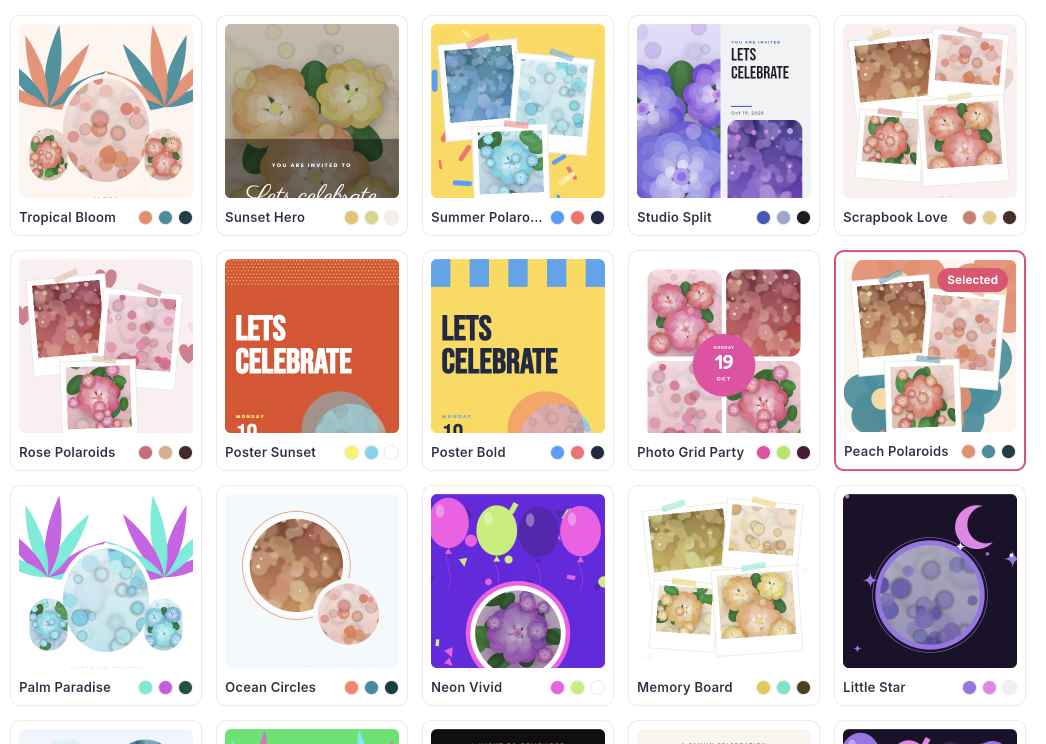
#> input picture tools/source/templates.png, 2092 x 1488 px (shown at 1/2 size)
$ python make_images.py ../assets/img/templates/adventure-journal.jpg
#> lines starting #> are read from the running program, lines starting #| are printed output that depends on the picture
#!/usr/bin/env python3
"""Generates every marketing image (feature scenes, OG images, blog covers, template thumbnails).
Inputs: assets/img/templates/*.png and tools/source/phones/*.png (rendered with tool/site_render.dart in the Flutter repo)
        tools/source/{templates,edit-inv,create-inv,dashboard}.png (real app screenshots)
Run from the site root:  python3 tools/make_images.py
Needs: Pillow and Google Chrome (headless). Scenes are HTML files in _scenes/ rendered to JPG.
"""
import os, re, subprocess, tempfile, shutil, json, sys, http.server, threading, socketserver
from concurrent.futures import ThreadPoolExecutor
from PIL import Image, ImageDraw

ROOT = os.path.dirname(os.path.dirname(os.path.abspath(__file__)))
IMG = os.path.join(ROOT, "assets/img")
SRC = os.path.join(ROOT, "tools/source")
CHROME = "/Applications/Google Chrome.app/Contents/MacOS/Google Chrome"
PORT = 8121
os.makedirs(f"{ROOT}/_scenes", exist_ok=True)
os.makedirs(f"{IMG}/og", exist_ok=True)
os.makedirs(f"{IMG}/blog", exist_ok=True)


def slug(n):
    return re.sub(r"[^a-z0-9]+", "-", n.lower()).strip("-")


# ---------------------------------------------------------------- 1. template thumbnails png -> jpg
def convert_thumbs():
    for f in os.listdir(f"{IMG}/templates"):
        if f.endswith(".png"):
            im = Image.open(f"{IMG}/templates/{f}").convert("RGB")
            im.save(f"{IMG}/templates/{f[:-4]}.jpg", quality=86, optimize=True)
            os.remove(f"{IMG}/templates/{f}")


# ---------------------------------------------------------------- 2. real screenshots -> slots
def cover(im, w, h, anchor=(0.0, 0.0)):
#> called with w = 900, h = 700, anchor = (0.5, 0)
    r = max(w / im.width, h / im.height)
#> r = 0.583
    im = im.resize((int(im.width * r + .5), int(im.height * r + .5)), Image.LANCZOS)
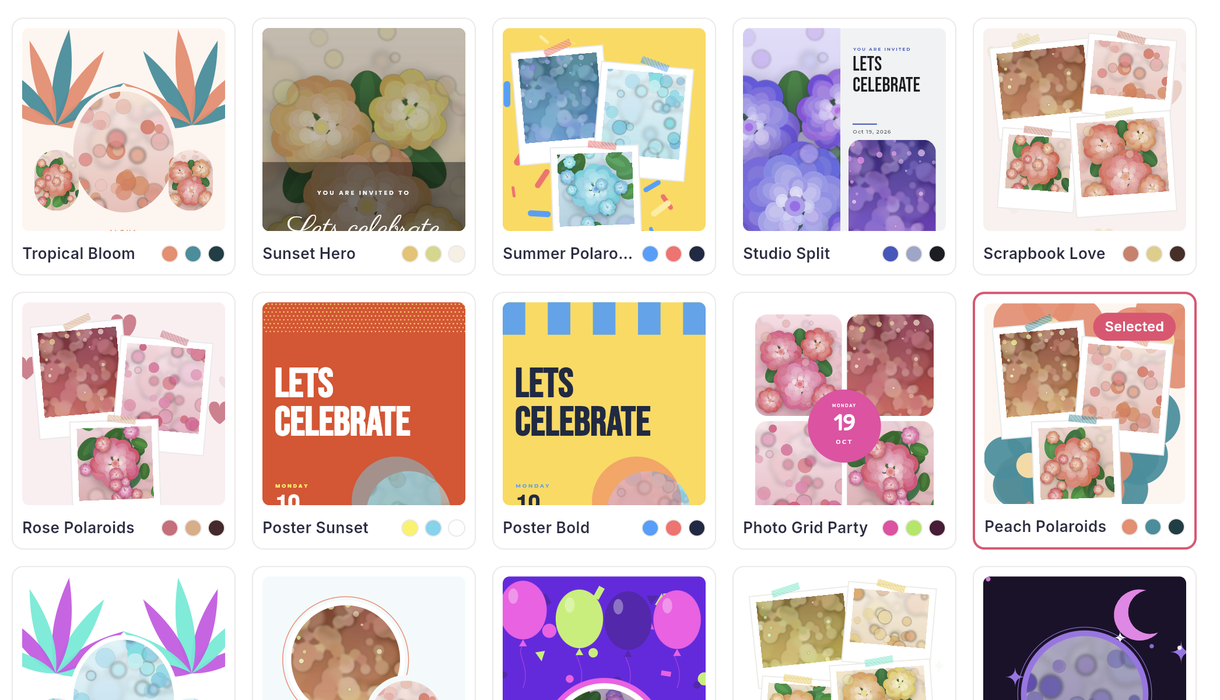
#> im: PIL image 1220x700 RGB; mean R, G, B 216.5, 200.2, 198
    x = int((im.width - w) * anchor[0]); y = int((im.height - h) * anchor[1])
#> after `x = int((im.width - w) * anchor[0])`: x = 160
#> after `y = int((im.height - h) * anchor[1])`: y = 0
    return im.crop((x, y, x + w, y + h))
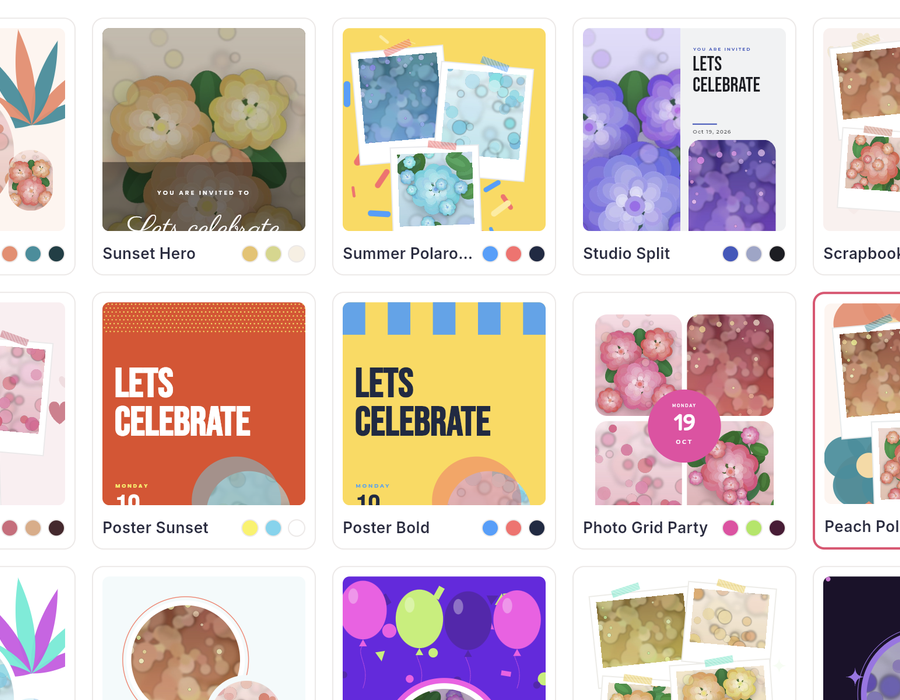
#> returned value: PIL image 900x700 RGB; mean R, G, B 214.7, 197.4, 194.1


def shots():
    t = Image.open(f"{SRC}/templates.png").convert("RGB")
    cover(t.crop((0, 0, 2092, 1200)), 900, 700, (0.5, 0)).save(f"{IMG}/how-step-2.jpg", quality=88)
    e = Image.open(f"{SRC}/edit-inv.png").convert("RGB")
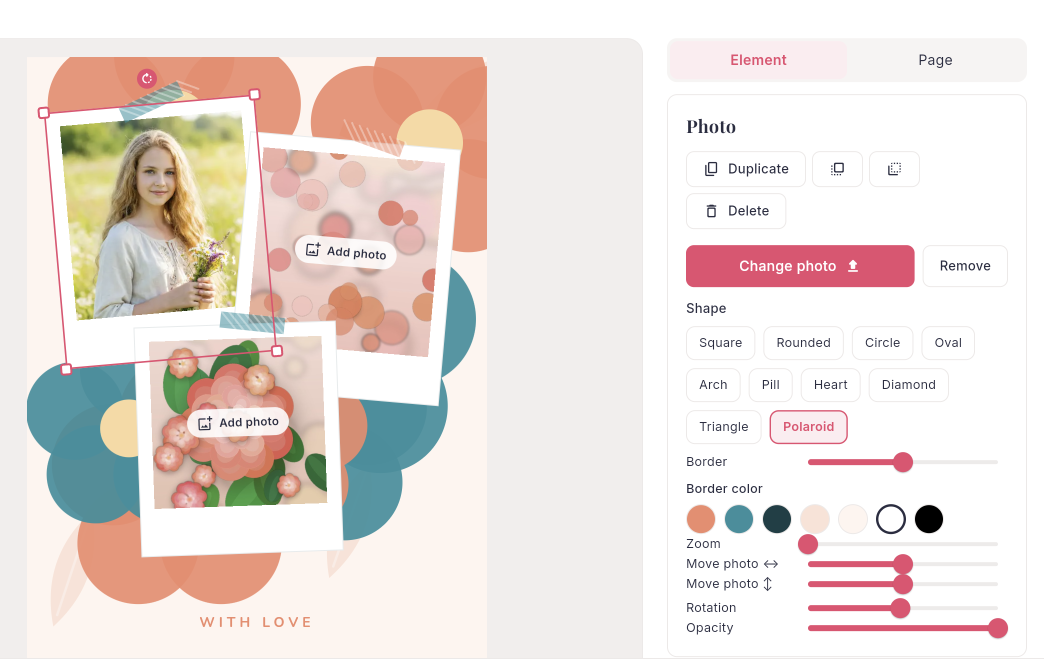
#> input picture tools/source/edit-inv.png, 2088 x 1322 px (shown at 1/2 size)
    cover(e.crop((0, 60, 2088, 1322)), 900, 700, (0.5, 0)).save(f"{IMG}/how-step-3.jpg", quality=88)
#> call 2 of cover, with w = 900, h = 700, anchor = (0.5, 0)
#> in cover (call 2), `im = im.resize((int(im.width * r + .5), int(im.height * r + .5)), Imag..`:
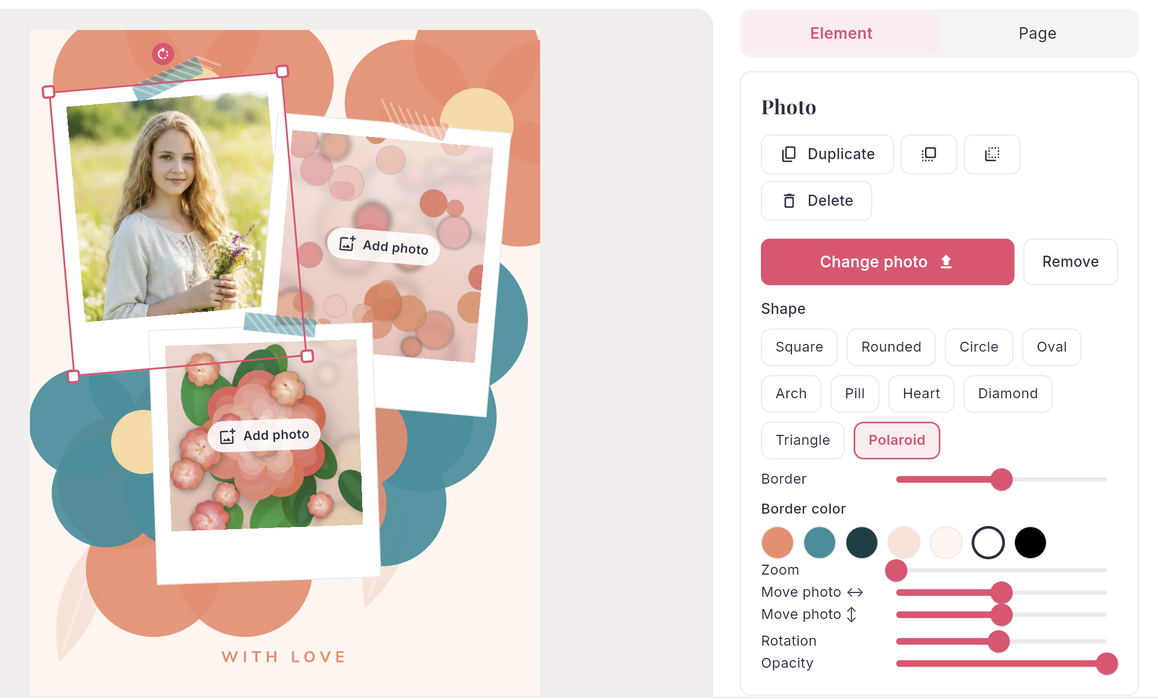
#> im: PIL image 1158x700 RGB; mean R, G, B 233.5, 222.9, 217.8
#> in cover (call 2), `return im.crop((x, y, x + w, y + h))`:
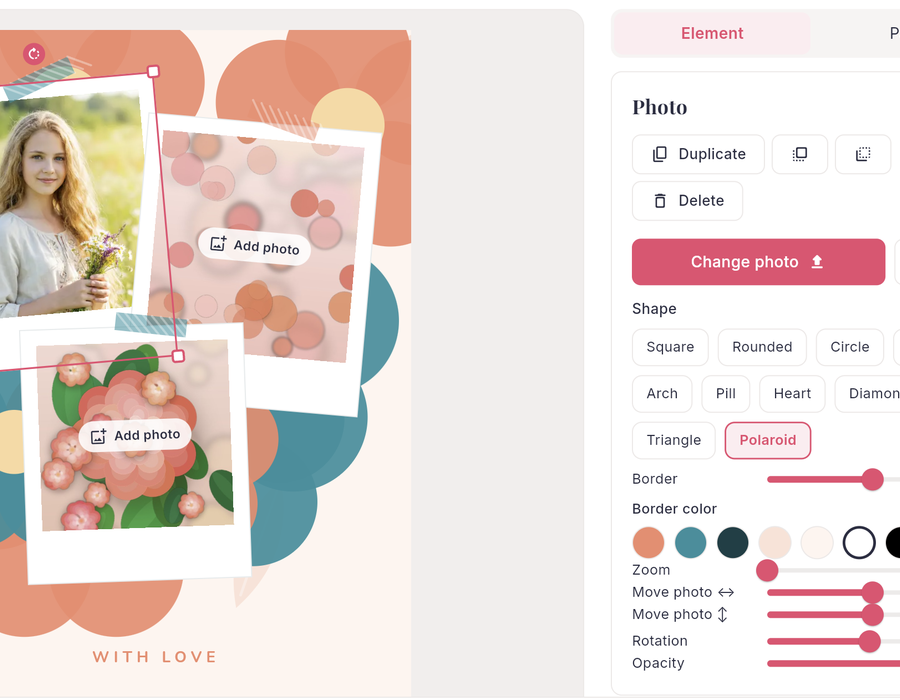
#> returned value: PIL image 900x700 RGB; mean R, G, B 233.6, 220.3, 215.2


# ---------------------------------------------------------------- 3. HTML scenes
FONTS = '<link rel="stylesheet" href="https://fonts.googleapis.com/css2?family=Caveat:wght@500&family=Inter:wght@400;500;600&family=Playfair+Display:wght@600;700&display=swap">'
CSS = """
*{box-sizing:border-box;margin:0}
body{font-family:Inter,sans-serif;color:#4A4C5E;overflow:hidden;position:relative}
.bg{position:absolute;inset:0}
.phone{position:absolute;width:var(--w,300px);border:10px solid #1a1a1f;border-radius:46px;background:#fff;overflow:hidden}
.phone::before{content:"";position:absolute;top:9px;left:50%;transform:translateX(-50%);width:32%;height:20px;background:#1a1a1f;border-radius:14px;z-index:3}
.phone img{display:block;width:100%;aspect-ratio:600/1250;object-fit:cover;object-position:top}
.card{position:absolute;border-radius:14px;overflow:hidden;background:#fff;border:1px solid #EDE9E8}
.card img{display:block;width:100%;height:100%;object-fit:cover;object-position:top}
.chip{position:absolute;display:flex;align-items:center;gap:10px;background:#fff;border:1px solid #EDE9E8;border-radius:16px;padding:12px 16px;font:600 15px Inter;color:#2B2D42;white-space:nowrap}
.chip small{display:block;font:400 12px Inter;color:#8A8C9B;margin-top:1px}
.chip i{width:34px;height:34px;border-radius:50%;background:#EAF6EE;display:flex;align-items:center;justify-content:center;flex:none}
.chip i svg{width:18px;height:18px;stroke:#43A567;fill:none;stroke-width:2.4;stroke-linecap:round;stroke-linejoin:round}
.chip.pink i{background:#FDEDF0}.chip.pink i svg{stroke:#E94B6F}
.script{position:absolute;font:500 34px Caveat;color:#8A8C9B;transform:rotate(-6deg)}
h1{font:700 60px/1.06 'Playfair Display',serif;color:#2B2D42;letter-spacing:-.01em}
h1 em{font-style:normal;color:#E94B6F}
.eyebrow{font:600 15px Inter;letter-spacing:.1em;text-transform:uppercase;color:#E94B6F;margin-bottom:18px}
.logo{position:absolute;height:44px}
.qr{position:absolute;background:#fff;border-radius:14px;padding:12px;border:1px solid #EDE9E8}
.qr svg{width:100%;height:100%;display:block}
"""

CHECK = '<svg viewBox="0 0 24 24"><path d="m5 12 5 5L20 7"/></svg>'
EYE = '<svg viewBox="0 0 24 24"><path d="M2 12s4-7 10-7 10 7 10 7-4 7-10 7-10-7-10-7z"/><circle cx="12" cy="12" r="3"/></svg>'
QRSVG = '<svg viewBox="0 0 64 64"><rect width="64" height="64" fill="#fff"/><g fill="#2B2D42"><rect x="4" y="4" width="18" height="18"/><rect x="42" y="4" width="18" height="18"/><rect x="4" y="42" width="18" height="18"/><rect x="8" y="8" width="10" height="10" fill="#fff"/><rect x="46" y="8" width="10" height="10" fill="#fff"/><rect x="8" y="46" width="10" height="10" fill="#fff"/><rect x="11" y="11" width="4" height="4"/><rect x="49" y="11" width="4" height="4"/><rect x="11" y="49" width="4" height="4"/><rect x="28" y="6" width="6" height="6"/><rect x="28" y="20" width="10" height="6"/><rect x="6" y="28" width="8" height="6"/><rect x="20" y="30" width="8" height="8"/><rect x="34" y="30" width="6" height="10"/><rect x="46" y="28" width="12" height="6"/><rect x="28" y="44" width="8" height="8"/><rect x="42" y="42" width="6" height="6"/><rect x="52" y="44" width="8" height="10"/><rect x="40" y="54" width="10" height="6"/></g></svg>'

TINTS = {"pink": ("#FDEDF0", "#FFF6F0"), "blue": ("#EAF1FF", "#F4EEFB"), "green": ("#E9F6EE", "#EAF7FB"), "gold": ("#FFF5DD", "#FDEDF0"), "violet": ("#F1EAFB", "#FDEDF0"), "night": ("#E7E9F7", "#F1EAFB")}


def page(w, h, body, tint="pink"):
    a, b = TINTS[tint]
    return f'<!doctype html><meta charset="utf-8">{FONTS}<style>{CSS}</style><body style="width:{w}px;height:{h}px"><div class="bg" style="background:linear-gradient(135deg,{a},{b})"></div>{body}</body>'


def phone(slug_, x, y, w=300, rot=0, z=2):
    return f'<div class="phone" style="left:{x}px;top:{y}px;--w:{w}px;width:{w}px;transform:rotate({rot}deg);z-index:{z}"><img src="/tools/source/phones/{slug_}.png"></div>'


def card(slug_, x, y, w, h, rot=0, z=1):
    return f'<div class="card" style="left:{x}px;top:{y}px;width:{w}px;height:{h}px;transform:rotate({rot}deg);z-index:{z}"><img src="/assets/img/templates/{slug_}.jpg"></div>'


def chip(txt, sub, x, y, kind="", icon=CHECK, z=5):
    return f'<div class="chip {kind}" style="left:{x}px;top:{y}px;z-index:{z}"><i>{icon}</i><span>{txt}<small>{sub}</small></span></div>'


def feature(main, back, chips, tint, script=None):
    """900x700 scene: a phone with the template, a rotated card behind it and floating status chips."""
    b = card(back[0], 470, 70, 300, 375, rot=8, z=1) + card(back[1], 90, 130, 260, 325, rot=-9, z=1)
    b += phone(main, 300, 60, 290, 0, 2)
    for c in chips:
        b += c
    if script:
        b += f'<div class="script" style="left:{script[1]}px;top:{script[2]}px">{script[0]}</div>'
    return page(900, 700, b, tint)


SCENES = {}  # (relative output path, w, h) -> html

FEATS = {
    "wedding": ("garden-romance", ("golden-arch-x", "cherry-blossom"), "pink", ("Emma & Jack", "RSVP: yes, 2 guests")),
    "birthday": ("balloon-bash", ("confetti-night", "rose-polaroids"), "gold", ("Sofia is 8!", "RSVP: yes, 4 guests")),
    "baby": ("little-star", ("bento-kids", "peach-polaroids"), "blue", ("Baby Emma", "RSVP: yes, 2 guests")),
    "quince": ("royal-frame", ("lavender-dream", "cherry-blossom"), "violet", ("Valentina", "RSVP: yes, 6 guests")),
    "corporate": ("modern-hero", ("year-in-review", "poster-noir"), "night", ("Annual Summit", "42 of 60 confirmed")),
    "graduation": ("photo-grid-party", ("poster-bold", "grid-gold"), "gold", ("Class of 2026", "RSVP: yes, 3 guests")),
    "anniversary": ("cherry-blossom", ("garden-romance", "ivory-frame"), "pink", ("Anna & Tom", "RSVP: yes, 2 guests")),
    "gender": ("starry-night", ("little-star", "twin-moons"), "night", ("Boy or girl?", "RSVP: yes, 5 guests")),
    "holiday": ("confetti-night", ("year-in-review", "moonlight-dinner"), "night", ("Holiday party", "RSVP: yes, 2 guests")),
    "savedate": ("quiet-edit", ("twin-moons", "sand-minimal"), "pink", ("Save the date", "Opened 2 min ago")),
    "text": ("boho-arch", ("balloon-bash", "modern-hero"), "pink", ("New message", "Tap the link to RSVP")),
    "maker": ("bento-bloom", ("balloon-bash", "garden-romance"), "gold", ("Drag & drop", "Photos, shapes, text")),
    "qr": ("garden-romance", ("boho-arch", "sage-circles"), "pink", ("Scan to RSVP", "Opens in any browser")),
    "rsvp": ("golden-arch", ("garden-romance", "boho-arch"), "green", ("12 replies today", "9 yes · 2 maybe · 1 no")),
}


def scenes():
    for k, (main, back, tint, chipt) in FEATS.items():
        b = (back[0].replace("-x", ""), back[1])
        html = feature(main, b, [chip(chipt[0], chipt[1], 60, 520, "" if k != "text" else "pink"),
                                 chip("Opened just now", "Guest viewed the invitation", 590, 130, "pink", EYE)], tint)
        SCENES[(f"{k}-feature.jpg", 900, 700)] = html
    # how step 4: the "Your invitation is live" moment (rebuilt so it shows no test data)
    import random
    rnd = random.Random(7)
    conf = "".join(f'<i style="position:absolute;left:{rnd.randint(20,880)}px;top:{rnd.randint(10,680)}px;width:{rnd.randint(8,16)}px;height:{rnd.randint(5,10)}px;background:{rnd.choice(["#E94B6F","#F2A93B","#43A567","#6C5CE7","#3AA0FF"])};transform:rotate({rnd.randint(0,180)}deg);border-radius:2px;z-index:1"></i>' for _ in range(46))
    m = f'''<div style="position:absolute;left:150px;top:70px;width:600px;height:560px;background:#fff;border-radius:26px;border:1px solid #EDE9E8;z-index:3;text-align:center;padding-top:40px">
<div style="font:700 44px/1.1 'Playfair Display',serif;color:#2B2D42;margin-top:12px">Your invitation is live!</div>
<p style="font:400 18px/1.5 Inter;margin:12px 60px 0">&ldquo;Sofia&rsquo;s Birthday&rdquo; is ready to share. Send the link or let guests scan the code.</p>
<div class="qr" style="position:relative;width:150px;height:150px;margin:22px auto 0">{QRSVG}</div>
<div style="margin:22px 40px 0;height:48px;border:1px solid #EDE9E8;border-radius:12px;display:flex;align-items:center;justify-content:space-between;padding:0 8px 0 16px;font:500 15px Inter;color:#2B2D42;background:#FAF8F7"><span>myinviteqr.com/?i=4f9a2c...</span><span style="background:#fff;border:1px solid #EDE9E8;border-radius:8px;padding:6px 14px;font-weight:600">Copy</span></div>
<div style="margin:16px 40px 0;height:52px;border-radius:12px;background:#E94B6F;color:#fff;font:600 16px/52px Inter">Go to my event &rarr;</div></div>'''
    SCENES[("how-step-4.jpg", 900, 700)] = page(900, 700, conf + m)
    # home QR scene: printed card + phone
    b = card("garden-romance", 70, 90, 340, 425, rot=-7, z=1)
    b += f'<div class="qr" style="left:250px;top:390px;width:150px;height:150px;transform:rotate(-7deg);z-index:3">{QRSVG}</div>'
    b += phone("garden-romance", 480, 50, 290, 5, 2)
    b += '<div class="script" style="left:110px;top:560px">Scan to RSVP</div>'
    SCENES[("qr-code-invitation.jpg", 900, 700)] = page(900, 700, b)
    # dashboard in a browser frame + phone
    d = f'<div class="card" style="left:40px;top:70px;width:800px;height:540px;border-radius:18px;z-index:1"><div style="height:34px;background:#F6F4F3;border-bottom:1px solid #EDE9E8;display:flex;align-items:center;gap:7px;padding:0 14px"><i style="width:11px;height:11px;border-radius:50%;background:#FF6B6B"></i><i style="width:11px;height:11px;border-radius:50%;background:#F2C94C"></i><i style="width:11px;height:11px;border-radius:50%;background:#43A567"></i></div><img src="/tools/source/dashboard.png" style="height:calc(100% - 34px);object-fit:cover;object-position:top left"></div>'
    d += chip("Sifas birthday", "1 confirmed", 560, 590, "", CHECK, 5)
    SCENES[("rsvp-dashboard.jpg", 900, 700)] = page(900, 700, d, "green")
    # how step 1: wizard screenshot
#> (the run stopped early here; a loop or call above may not have finished)
